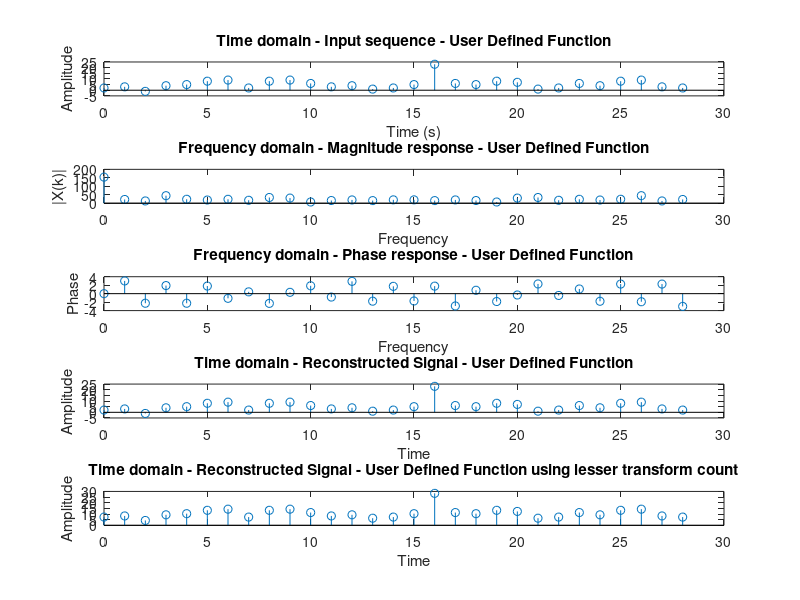
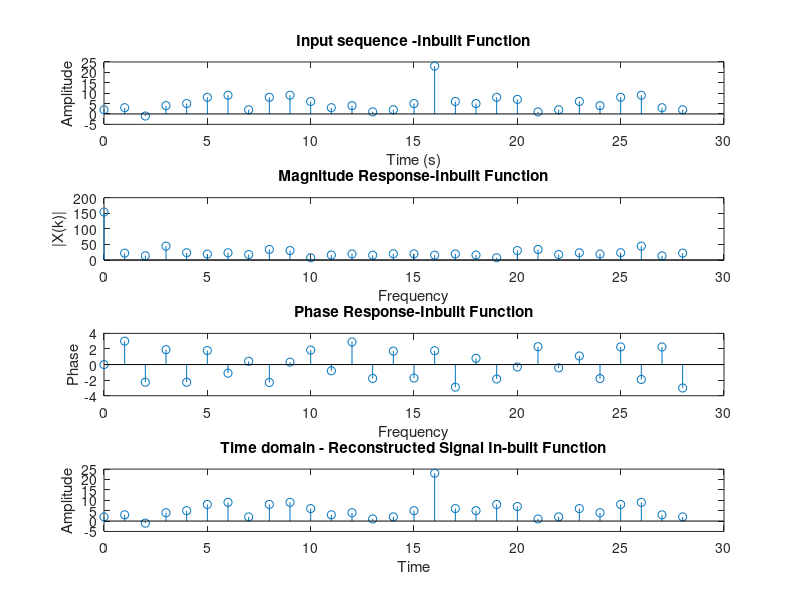

Here is the MATLAB script that generated these plots, in order:
clc;
clear all;
clear variables;
%% Inferneces : we would like to compared to the inbuilt function efficiency is far greater than that of user defined function.
               %% There is however two downsides:
               %% The vectorization will consume a lot of memory (since a vector N*N have to be created)
               %% Hence it won't be faster than the built-in function.
%% Without using inbuilt function

% Performing DFT without using inbuilt function
x = [2 3 -1 4 5 8 9 2 8 9 6 3 4 1 2 5 23 6 5 8 7 1 2 6 4 8 9 3 2];         %univariate data (can be changed)
N = length(x);                                                             %finding the length of the univariate data
X = zeros(N,1);                                                            %creating a new zero matrix with N rows and 1 columns
for k = 0:N-1                                                              %for loop counter
    for n = 0:N-1                                                          %for loop counter
        X(k+1) = X(k+1) + x(n+1)*exp(-1i*2*pi*(k)*(n)/N );                 %DFT expression
    end                                                                    %end
end  

%Plot one - Input Signal
t = 0:N-1;                                                                 %declaring time variable
figure(1)                                                                  %declaring figure(1)
subplot(511)                                                               %first subplot
stem(t,x);                                                                 %plotting time vs input univariate data
xlabel('Time (s)');                                                        %xlabel
ylabel('Amplitude');                                                       %ylabel
title('Time domain - Input sequence - User Defined Function')              %title


%Plot Two - Magnitude response
subplot(512)                                                               %second subplot
stem(t,abs(X))                                                             %plotting time vs DFT transformed data
xlabel('Frequency');                                                       %xlabel
ylabel('|X(k)|');                                                          %ylabel
title('Frequency domain - Magnitude response - User Defined Function')     %title

%Plot Three - Phase response
subplot(513)                                                               %3rd subplot
stem(t,angle(X))                                                           %plotting time vs angle of DFT transformed data
xlabel('Frequency');                                                       %xlabel
ylabel('Phase');                                                           %ylabel
title('Frequency domain - Phase response - User Defined Function')         %title

% Reconstructing the Input Univariate Data from the Output Data using Inverse Discrete Fourier Transform
rs_X=zeros(1,N)
for k = 0:N-1                                                              %for loop counter
    for n = 0:N-1                                                          %for loop counter
        rs_X(k+1) = rs_X(k+1) + (1/N)*X(n+1)*exp(1i*2*pi*(k)*(n)/N)        %IDFT expression
    end                                                                    %end
end   

%Plot Four - Reconstructed Signal
subplot(514)                                                               %subplot
stem(t,rs_X)                                                               %plotting the reconstructed signal
xlabel('Time');                                                            %xlabel
ylabel('Amplitude');                                                       %ylabel
title('Time domain - Reconstructed Signal - User Defined Function')  

% Reconstructing the Input Univariate Data from the Output Data using
% Inverse Discrete Fourier Transform with lower number of transforms

Y = X;                                                                     %mapping output DFT signal to new variable                                                                                                                             
Y(ceil(N/2)+1:end) = 0;                                                    %ceiling the lower values to zero                                                 

% Perform the IDFT on the truncated DFT coefficients
Y_r = zeros(1,N);                                                          %creating empty matrix of size N
for k= 0:N-1                                                               %for loop counter
    for n = 0:N-1                                                          %for loop counter
        Y_r(k+1) = Y_r(k+1) + (2/N)*Y(n+1)*exp(1i*2*pi*k*n/N);             %IFFT with truncated coefficients
    end                                                                    %end
end                                                                        %end

%Plot Fifa - Reconstructed Signal using lesser transform count
subplot(515)                                                               %subplot
stem(t,Y_r)                                                                %plotting the reconstructed signal
xlabel('Time');                                                            %xlabel
ylabel('Amplitude');                                                       %ylabel
title('Time domain - Reconstructed Signal - User Defined Function using lesser transform count')  %title

%% DFT and IDFT for univariate data using inbuilt function

%Plot one - Input Signal
t=0:N-1;                                                                   %declaring time variable                                                  
figure(2)                                                                  %figure(2)
subplot(411)                                                               %first subplot
stem(t,x);                                                                 %plotting time vs input univariate data                 
xlabel('Time (s)');                                                        %xlabel
ylabel('Amplitude');                                                       %ylabel
title('Input sequence -Inbuilt Function')                                  %title

%Plot Two - Magnitude response
subplot(412);                                                              %second subplot
stem(0:N-1,abs(fft(x)));                                                   %plotting time vs abs value fft transformed data using inbuilt function
xlabel('Frequency');                                                       %xlabel
ylabel('|X(k)|');                                                          %ylabel
title('Magnitude Response-Inbuilt Function');                               %title

%Plot Three - Phase response
subplot(413);                                                              %3rd subplot
stem(0:N-1,angle(fft(x)));                                                 %plotting time vs angle value fft transformed data using inbuilt function
xlabel('Frequency');                                                       %xlabel
ylabel('Phase');                                                           %ylabel
title('Phase Response-Inbuilt Function');                                   %title

%Plot Four - Reconstructed Signal
rs = real(ifft(fft(x)));                                                   %reconstructing original signal using inbuilt function 
subplot(414)                                                               %subplot
stem(t,rs)                                                                 %plotting the reconstructed signal
xlabel('Time');                                                            %xlabel
ylabel('Amplitude');                                                       %ylabel
title('Time domain - Reconstructed Signal In-built Function')               %title
%%
